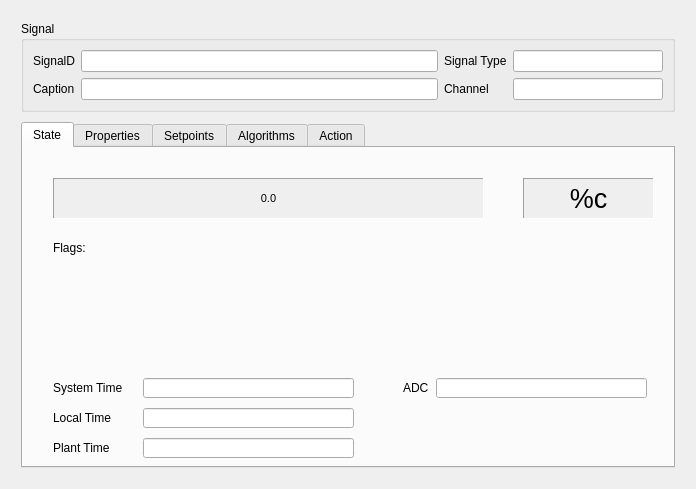
<?xml version="1.0" encoding="UTF-8"?>
<ui version="4.0">
 <class>DialogSignalInfo</class>
 <widget class="QDialog" name="DialogSignalInfo">
  <property name="geometry">
   <rect>
    <x>0</x>
    <y>0</y>
    <width>696</width>
    <height>489</height>
   </rect>
  </property>
  <property name="sizePolicy">
   <sizepolicy hsizetype="Fixed" vsizetype="Fixed">
    <horstretch>0</horstretch>
    <verstretch>0</verstretch>
   </sizepolicy>
  </property>
  <property name="minimumSize">
   <size>
    <width>696</width>
    <height>489</height>
   </size>
  </property>
  <property name="maximumSize">
   <size>
    <width>696</width>
    <height>489</height>
   </size>
  </property>
  <property name="windowTitle">
   <string>Dialog</string>
  </property>
  <property name="sizeGripEnabled">
   <bool>false</bool>
  </property>
  <layout class="QVBoxLayout" name="verticalLayout_2">
   <item>
    <layout class="QVBoxLayout" name="verticalLayout">
     <property name="spacing">
      <number>10</number>
     </property>
     <property name="leftMargin">
      <number>10</number>
     </property>
     <property name="topMargin">
      <number>10</number>
     </property>
     <property name="rightMargin">
      <number>10</number>
     </property>
     <property name="bottomMargin">
      <number>10</number>
     </property>
     <item>
      <widget class="QGroupBox" name="groupBox">
       <property name="title">
        <string>Signal</string>
       </property>
       <layout class="QGridLayout" name="gridLayout_2">
        <item row="0" column="0">
         <layout class="QGridLayout" name="gridLayout" rowstretch="0,0" columnstretch="0,1,0,0">
          <item row="0" column="1">
           <widget class="QLineEdit" name="editCustomAppID">
            <property name="font">
             <font>
              <pointsize>8</pointsize>
              <weight>75</weight>
              <bold>true</bold>
             </font>
            </property>
            <property name="readOnly">
             <bool>true</bool>
            </property>
           </widget>
          </item>
          <item row="1" column="1">
           <widget class="QLineEdit" name="editCaption">
            <property name="font">
             <font>
              <pointsize>8</pointsize>
              <weight>75</weight>
              <bold>true</bold>
             </font>
            </property>
            <property name="readOnly">
             <bool>true</bool>
            </property>
           </widget>
          </item>
          <item row="0" column="3">
           <widget class="QLineEdit" name="editSignalType">
            <property name="minimumSize">
             <size>
              <width>150</width>
              <height>0</height>
             </size>
            </property>
            <property name="readOnly">
             <bool>true</bool>
            </property>
           </widget>
          </item>
          <item row="1" column="2">
           <widget class="QLabel" name="label_8">
            <property name="text">
             <string>Channel</string>
            </property>
           </widget>
          </item>
          <item row="1" column="0">
           <widget class="QLabel" name="label_4">
            <property name="text">
             <string>Caption</string>
            </property>
           </widget>
          </item>
          <item row="0" column="0">
           <widget class="QLabel" name="label_2">
            <property name="text">
             <string>SignalD</string>
            </property>
           </widget>
          </item>
          <item row="1" column="3">
           <widget class="QLineEdit" name="editChannel">
            <property name="readOnly">
             <bool>true</bool>
            </property>
           </widget>
          </item>
          <item row="0" column="2">
           <widget class="QLabel" name="label_6">
            <property name="text">
             <string>Signal Type</string>
            </property>
           </widget>
          </item>
         </layout>
        </item>
       </layout>
      </widget>
     </item>
     <item>
      <widget class="QTabWidget" name="tabWidget">
       <property name="styleSheet">
        <string notr="true"/>
       </property>
       <property name="tabPosition">
        <enum>QTabWidget::North</enum>
       </property>
       <property name="tabShape">
        <enum>QTabWidget::Rounded</enum>
       </property>
       <property name="currentIndex">
        <number>0</number>
       </property>
       <property name="elideMode">
        <enum>Qt::ElideMiddle</enum>
       </property>
       <property name="usesScrollButtons">
        <bool>false</bool>
       </property>
       <property name="documentMode">
        <bool>false</bool>
       </property>
       <property name="tabBarAutoHide">
        <bool>false</bool>
       </property>
       <widget class="QWidget" name="tabState">
        <attribute name="title">
         <string>State</string>
        </attribute>
        <widget class="QLabel" name="labelValue">
         <property name="geometry">
          <rect>
           <x>30</x>
           <y>30</y>
           <width>431</width>
           <height>41</height>
          </rect>
         </property>
         <property name="font">
          <font>
           <pointsize>8</pointsize>
          </font>
         </property>
         <property name="autoFillBackground">
          <bool>true</bool>
         </property>
         <property name="frameShape">
          <enum>QFrame::Panel</enum>
         </property>
         <property name="frameShadow">
          <enum>QFrame::Sunken</enum>
         </property>
         <property name="text">
          <string>&lt;html&gt;&lt;head/&gt;&lt;body&gt;&lt;p&gt;0.0&lt;/p&gt;&lt;/body&gt;&lt;/html&gt;</string>
         </property>
         <property name="alignment">
          <set>Qt::AlignCenter</set>
         </property>
         <property name="wordWrap">
          <bool>true</bool>
         </property>
        </widget>
        <widget class="QLabel" name="labelStrUnit">
         <property name="geometry">
          <rect>
           <x>500</x>
           <y>30</y>
           <width>131</width>
           <height>41</height>
          </rect>
         </property>
         <property name="font">
          <font>
           <pointsize>20</pointsize>
          </font>
         </property>
         <property name="autoFillBackground">
          <bool>true</bool>
         </property>
         <property name="frameShape">
          <enum>QFrame::Panel</enum>
         </property>
         <property name="frameShadow">
          <enum>QFrame::Sunken</enum>
         </property>
         <property name="text">
          <string>%c</string>
         </property>
         <property name="alignment">
          <set>Qt::AlignCenter</set>
         </property>
        </widget>
        <widget class="QLabel" name="label_15">
         <property name="geometry">
          <rect>
           <x>30</x>
           <y>90</y>
           <width>271</width>
           <height>20</height>
          </rect>
         </property>
         <property name="text">
          <string>Flags:</string>
         </property>
        </widget>
        <widget class="QWidget" name="widgetFlags" native="true">
         <property name="geometry">
          <rect>
           <x>30</x>
           <y>120</y>
           <width>601</width>
           <height>81</height>
          </rect>
         </property>
        </widget>
        <widget class="QLineEdit" name="editSystemTime">
         <property name="geometry">
          <rect>
           <x>120</x>
           <y>230</y>
           <width>211</width>
           <height>20</height>
          </rect>
         </property>
         <property name="readOnly">
          <bool>true</bool>
         </property>
        </widget>
        <widget class="QLabel" name="label_16">
         <property name="geometry">
          <rect>
           <x>30</x>
           <y>230</y>
           <width>71</width>
           <height>20</height>
          </rect>
         </property>
         <property name="text">
          <string>System Time</string>
         </property>
        </widget>
        <widget class="QLabel" name="label_17">
         <property name="geometry">
          <rect>
           <x>380</x>
           <y>230</y>
           <width>31</width>
           <height>20</height>
          </rect>
         </property>
         <property name="text">
          <string>ADC</string>
         </property>
        </widget>
        <widget class="QLineEdit" name="lineEdit_10">
         <property name="geometry">
          <rect>
           <x>413</x>
           <y>230</y>
           <width>211</width>
           <height>20</height>
          </rect>
         </property>
         <property name="readOnly">
          <bool>true</bool>
         </property>
        </widget>
        <widget class="QLabel" name="label_18">
         <property name="geometry">
          <rect>
           <x>30</x>
           <y>260</y>
           <width>71</width>
           <height>20</height>
          </rect>
         </property>
         <property name="text">
          <string>Local Time</string>
         </property>
        </widget>
        <widget class="QLabel" name="label_19">
         <property name="geometry">
          <rect>
           <x>30</x>
           <y>290</y>
           <width>71</width>
           <height>20</height>
          </rect>
         </property>
         <property name="text">
          <string>Plant Time</string>
         </property>
        </widget>
        <widget class="QLineEdit" name="editLocalTime">
         <property name="geometry">
          <rect>
           <x>120</x>
           <y>260</y>
           <width>211</width>
           <height>20</height>
          </rect>
         </property>
         <property name="readOnly">
          <bool>true</bool>
         </property>
        </widget>
        <widget class="QLineEdit" name="editPlantTime">
         <property name="geometry">
          <rect>
           <x>120</x>
           <y>290</y>
           <width>211</width>
           <height>20</height>
          </rect>
         </property>
         <property name="readOnly">
          <bool>true</bool>
         </property>
        </widget>
       </widget>
       <widget class="QWidget" name="tabProperties">
        <attribute name="title">
         <string>Properties</string>
        </attribute>
        <widget class="QTreeWidget" name="treeProperties">
         <property name="geometry">
          <rect>
           <x>10</x>
           <y>10</y>
           <width>631</width>
           <height>311</height>
          </rect>
         </property>
         <property name="rootIsDecorated">
          <bool>false</bool>
         </property>
         <property name="columnCount">
          <number>1</number>
         </property>
         <attribute name="headerVisible">
          <bool>false</bool>
         </attribute>
         <column>
          <property name="text">
           <string notr="true">1</string>
          </property>
         </column>
        </widget>
       </widget>
       <widget class="QWidget" name="tabSetpoints">
        <attribute name="title">
         <string>Setpoints</string>
        </attribute>
       </widget>
       <widget class="QWidget" name="tabAlgorithms">
        <attribute name="title">
         <string>Algorithms</string>
        </attribute>
       </widget>
       <widget class="QWidget" name="tabAction">
        <attribute name="title">
         <string>Action</string>
        </attribute>
       </widget>
      </widget>
     </item>
    </layout>
   </item>
  </layout>
 </widget>
 <resources/>
 <connections/>
</ui>
